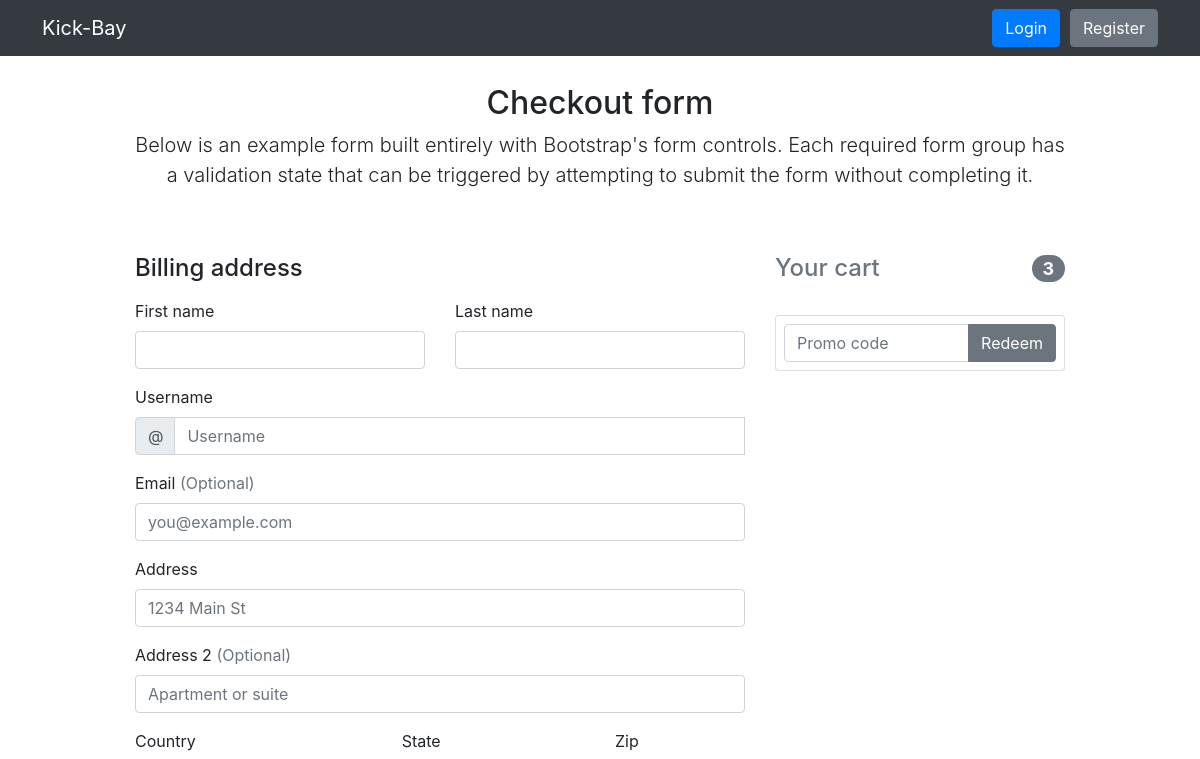
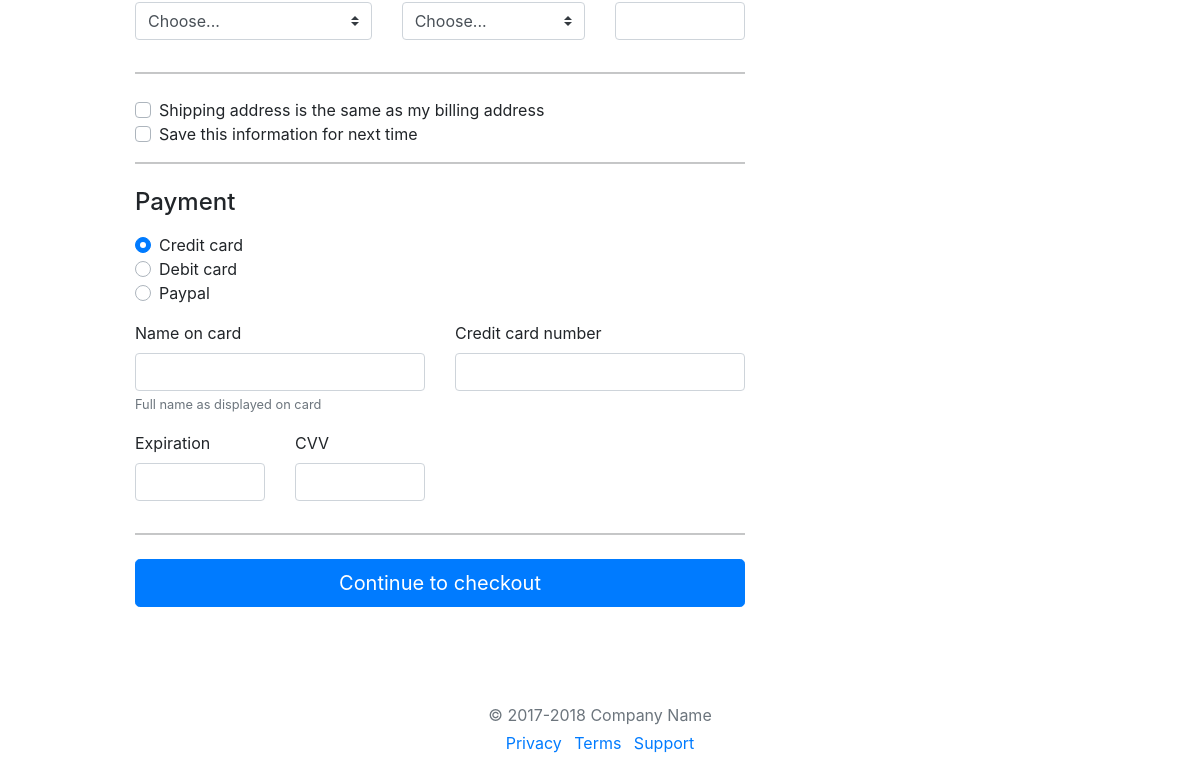
The app's page /checkout, older data (2 pictures, top to bottom).
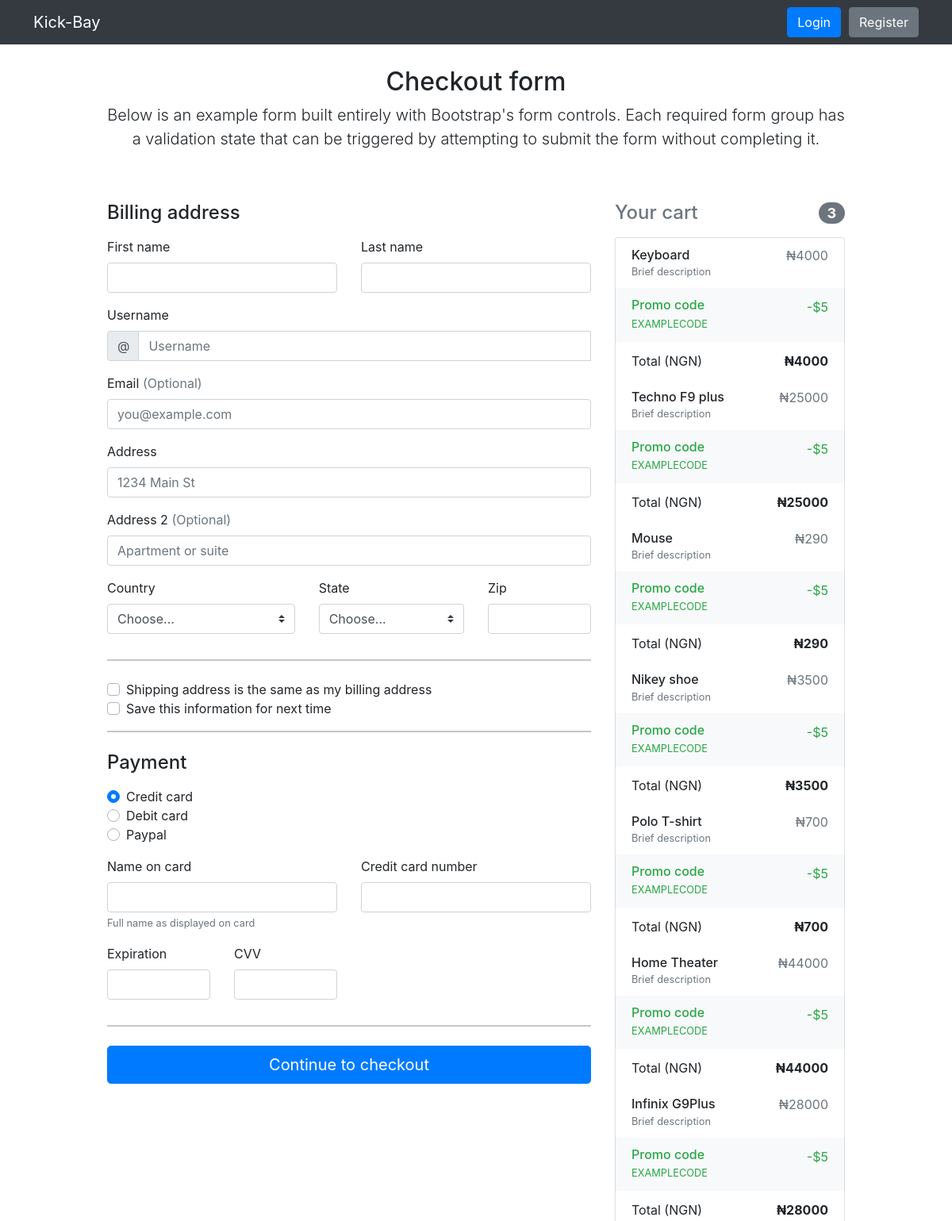
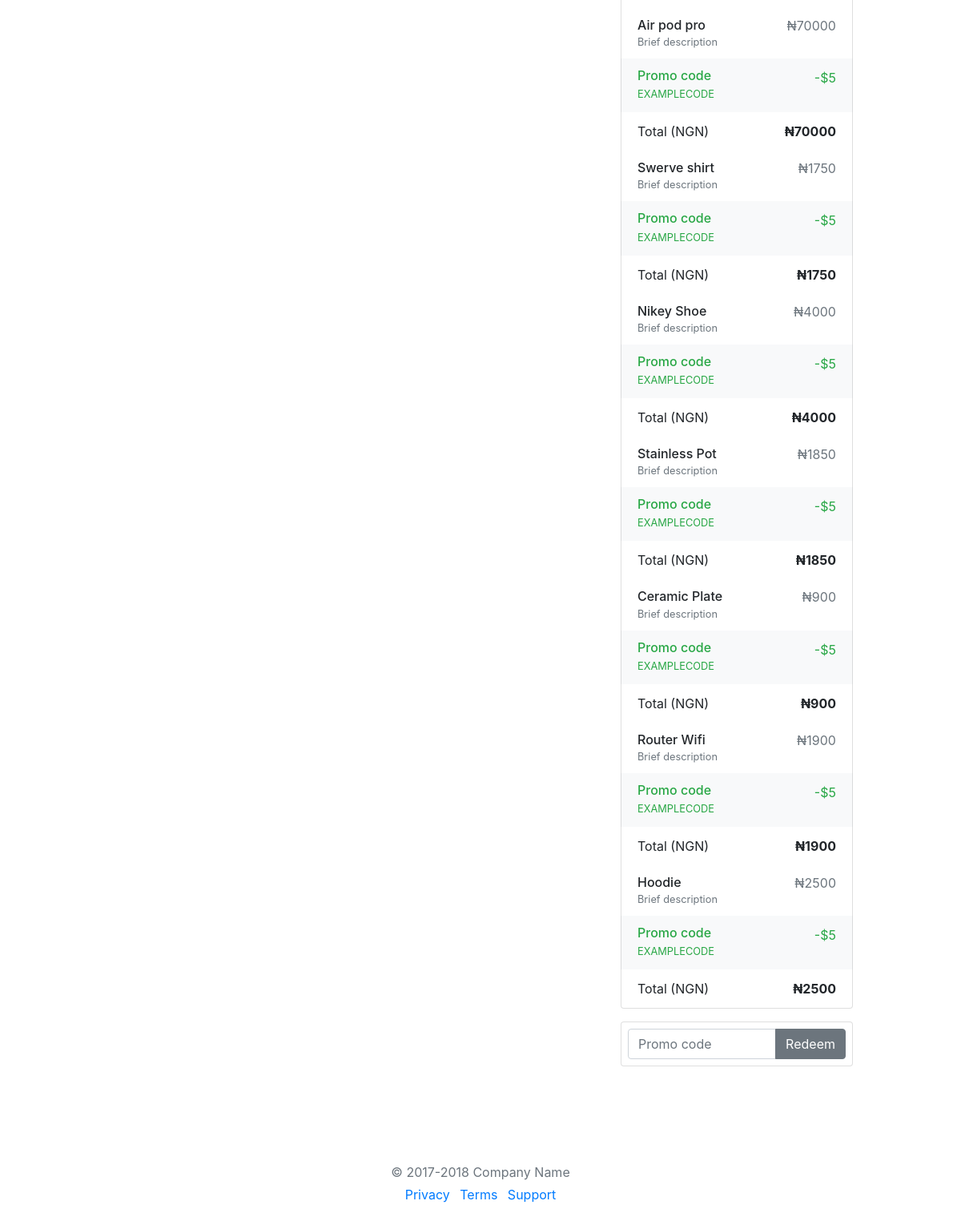
The same page, newer data (2 pictures, top to bottom).
### market/model.py (models this page shows, shortened)
class Item(db.Model):
    id = db.Column(db.Integer(), primary_key=True)
    name = db.Column(db.String(length=30), nullable=False, unique=True)
    price = db.Column(db.Integer(), nullable=False)
    barcode = db.Column(db.String(length=12), nullable=False, unique=True)
    description = db.Column(db.String(length=1024), nullable=False, unique=True)
    category = db.Column(
        db.Enum("Clothes", "Phone and Laptop", "Home appliances", "Bags", "Shoes", "Books", "Travelling"),
        nullable=False)
    color = db.Column(
        db.Enum("Red", "Blue", "Green", "Yellow", "Pink", "White", "Black", "Purple", "Indigo", "Grey", "Orange"),
        nullable=False)
    quantity = db.Column(db.Integer(), nullable=False)
    img_path = db.Column(db.String(length=130), default="image.jpg", unique=True)
    owner = db.Column(db.Integer(), db.ForeignKey("user.id"))

### market/routes.py (the view)
@app.route('/checkout', methods=['GET', 'POST'])
def checkout_page():
    purchase_form = PurchaseItemForm()
    selling_form = SellItemForm()
    items = Item.query.filter_by(owner=None)
    return render_template('checkout.html', items=items, purchase_form=purchase_form, selling_form=selling_form)

### market/forms.py
class PurchaseItemForm(FlaskForm):
    submit = SubmitField(label='Purchase Item!')

class SellItemForm(FlaskForm):
    submit = SubmitField(label='Sell Item!')

### market/templates/checkout.html (shortened to what the changed rows need)
{% extends 'base.html' %}
{% block link %}<link rel= "stylesheet" type= "text/css" href= "{{ url_for('static',filename='styles/form-validation.css') }}"><link rel= "stylesheet" type= "text/css" href= "{{ url_for('static',filename='styles/footers.css') }}">{% endblock %}
{% block content %}
<div class="container">
      <div class="py-5 text-center">
        <h2>Checkout form</h2>
      </div>
      <div class="row">
        <div class="col-md-4 order-md-2 mb-4">
          <ul class="list-group mb-3">
            {% for item in items %}
            <li class="list-group-item d-flex justify-content-between lh-condensed">
              <div>
                <h6 class="my-0">{{item.name}}</h6>
                <small class="text-muted">Brief description</small>
              </div>
              <span class="text-muted">₦{{item.price}}</span>
            </li>
            <li class="list-group-item d-flex justify-content-between bg-light">
              <div class="text-success">
                <h6 class="my-0">Promo code</h6>
                <small>EXAMPLECODE</small>
              </div>
              <span class="text-success">-$5</span>
            </li>
            <li class="list-group-item d-flex justify-content-between">
              <span>Total (NGN)</span>
              <strong>₦{{item.price}}</strong>
            </li>
            {% endfor %}
          </ul>
        </div>
      </div>
    </div>
  </body>
{% endblock %}

Row changes from the older to the newer data that the page shows:
added Item: name "Keyboard", price "4000"
added Item: name "Techno F9 plus", price "25000"
added Item: name "Mouse", price "290"
added Item: name "Nikey shoe", price "3500"
added Item: name "Polo T-shirt", price "700"
added Item: name "Home Theater", price "44000"
added Item: name "Infinix G9Plus", price "28000"
added Item: name "Air pod pro", price "70000"
added Item: name "Swerve shirt", price "1750"
added Item: name "Nikey Shoe", price "4000"
added Item: name "Stainless Pot", price "1850"
added Item: name "Ceramic Plate", price "900"
added Item: name "Router Wifi", price "1900"
added Item: name "Hoodie", price "2500"
